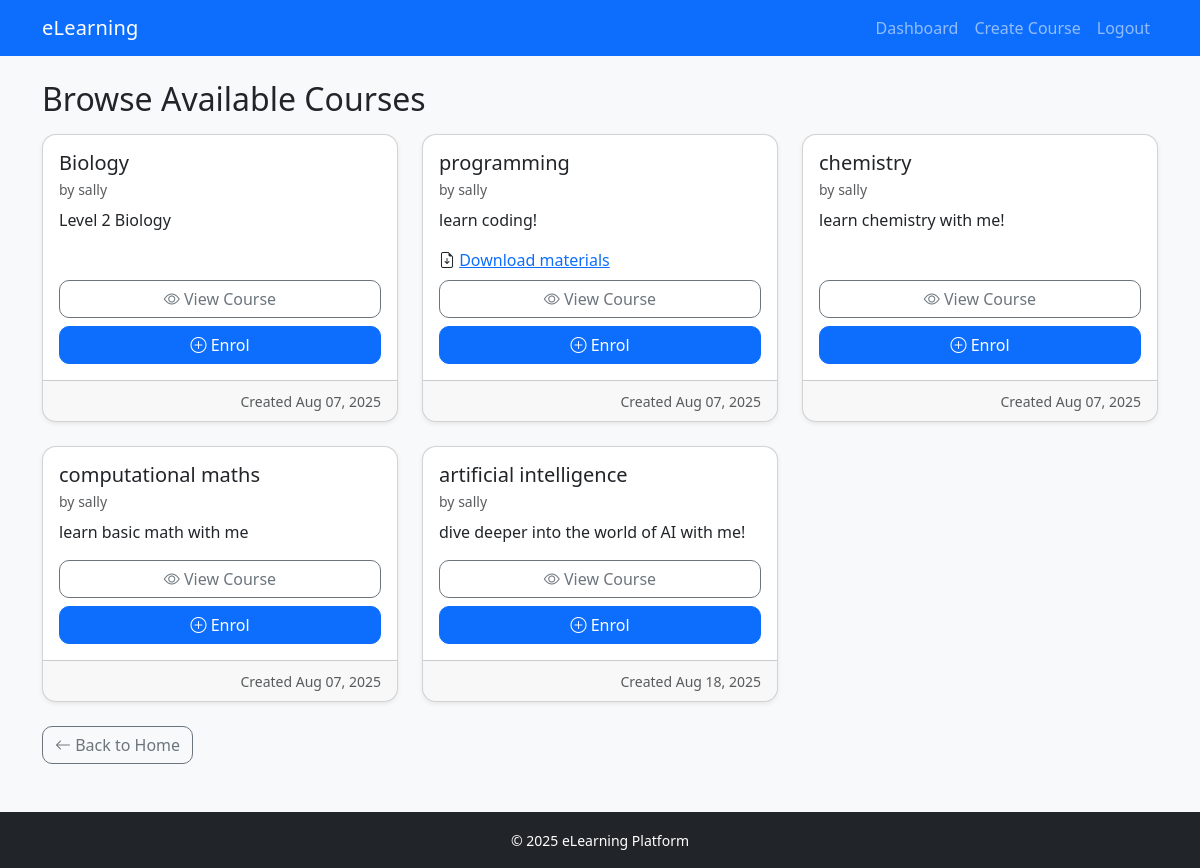
The page /courses/ (signed in) on the database its author committed.
### core/models.py (models this page shows, shortened)
class Course(models.Model):
    title = models.CharField(max_length=200)
    description = models.TextField()
    teacher = models.ForeignKey(User, on_delete=models.CASCADE, related_name='courses')
    materials = models.FileField(upload_to='course_materials/', blank=True, null=True)
    created_at = models.DateTimeField(auto_now_add=True)

class User(AbstractUser):
    is_teacher = models.BooleanField(default=False)
    photo = models.ImageField(upload_to='profile_photos/', blank=True, null=True)

### core/views.py (the view)
# urls.py: path('courses/', views.course_list, name='course_list'),
@login_required
def course_list(request):
    courses = Course.objects.exclude(enrollments__student=request.user)
    return render(request, 'core/course_list.html', {'courses': courses})

### core/templates/core/course_list.html (shortened to what this page needs)
{% extends 'base.html' %}
{% block content %}
<h2 class="mb-3">Browse Available Courses</h2>
{% if courses %}
  <div class="row g-4">
    {% for course in courses %}
      <div class="col-md-6 col-lg-4">
        <div class="card h-100 shadow-sm">
          <div class="card-body d-flex flex-column">
            <h5 class="card-title mb-1">{{ course.title }}</h5>
            <small class="text-muted mb-2">by {{ course.teacher.username }}</small>
            <p class="card-text flex-grow-1">{{ course.description|truncatewords:30 }}</p>
            {% if course.materials %}
              <div class="mb-2">
                <i class="bi bi-file-earmark-arrow-down"></i>
                <a href="{{ course.materials.url }}" download>Download materials</a>
              </div>
            {% endif %}
            <a href="{% url 'course_detail' course.id %}" class="btn btn-outline-secondary w-100 mb-2">
              <i class="bi bi-eye"></i> View Course
            </a>
            <form method="post" action="{% url 'enroll_in_course' course.id %}" class="mt-auto">
              <button class="btn btn-primary w-100">
                <i class="bi bi-plus-circle"></i> Enrol
              </button>
            </form>
          </div>
          <div class="card-footer text-end">
            <small class="text-muted">Created {{ course.created_at|date:"M d, Y" }}</small>
          </div>
        </div>
      </div>
    {% endfor %}
  </div>
{% else %}
  <div class="alert alert-info">No courses available to enrol.</div>
{% endif %}
<div class="mt-4">
  <a href="{% url 'home' %}" class="btn btn-outline-secondary"><i class="bi bi-arrow-left"></i> Back to Home</a>
</div>
{% endblock %}

### core/templates/base.html (shortened to what this page needs)
{% load static %}
<!DOCTYPE html>
<html lang="en">
<head>
    <link href="https://cdn.jsdelivr.net/npm/bootstrap@5.3.2/dist/css/bootstrap.min.css" rel="stylesheet">
    <link href="https://cdn.jsdelivr.net/npm/bootstrap-icons@1.11.3/font/bootstrap-icons.css" rel="stylesheet">
    <link href="{% static 'css/style.css' %}" rel="stylesheet">
</head>
<body class="bg-light">
<nav class="navbar navbar-expand-lg navbar-dark bg-primary">
  <div class="container">
    <a class="navbar-brand" href="{% url 'home' %}">eLearning</a>
    <div class="collapse navbar-collapse" id="navbarNav">
      <ul class="navbar-nav ms-auto">
        {% if user.is_authenticated %}
          <li class="nav-item">
            <a class="nav-link" href="{% url 'home' %}">Dashboard</a>
          </li>
          {% if user.is_teacher %}
            <li class="nav-item">
              <a class="nav-link" href="{% url 'create_course' %}">Create Course</a>
            </li>
          {% endif %}
          <li class="nav-item">
            <a class="nav-link" href="{% url 'logout' %}">Logout</a>
          </li>
        {% else %}
          <li class="nav-item">
            <a class="nav-link" href="{% url 'login' %}">Login</a>
          </li>
        {% endif %}
      </ul>
    </div>
  </div>
</nav>
<div class="container my-4">
  {% block content %}{% endblock %}
</div>
<footer class="bg-dark text-white py-3 mt-5">
  <div class="container text-center">
    <small>© 2025 eLearning Platform</small>
  </div>
</footer>
</body>
</html>

### core/static/css/style.css (style rules this page uses)
:root { --radius: 14px; }
.card { border-radius: var(--radius); overflow: hidden; }
.navbar-brand { letter-spacing: .2px; }
.form-control, .form-select, .btn { border-radius: 10px; }

### rows shown on the page
Course: title "Biology", teacher.username "sally", description "Level 2 Biology", created_at "Aug 07, 2025"
Course: title "programming", teacher.username "sally", description "learn coding!", created_at "Aug 07, 2025"
Course: title "chemistry", teacher.username "sally", description "learn chemistry with me!", created_at "Aug 07, 2025"
Course: title "computational maths", teacher.username "sally", description "learn basic math with me", created_at "Aug 07, 2025"
Course: title "artificial intelligence", teacher.username "sally", description "dive deeper into the world of AI with me!", created_at "Aug 18, 2025"
